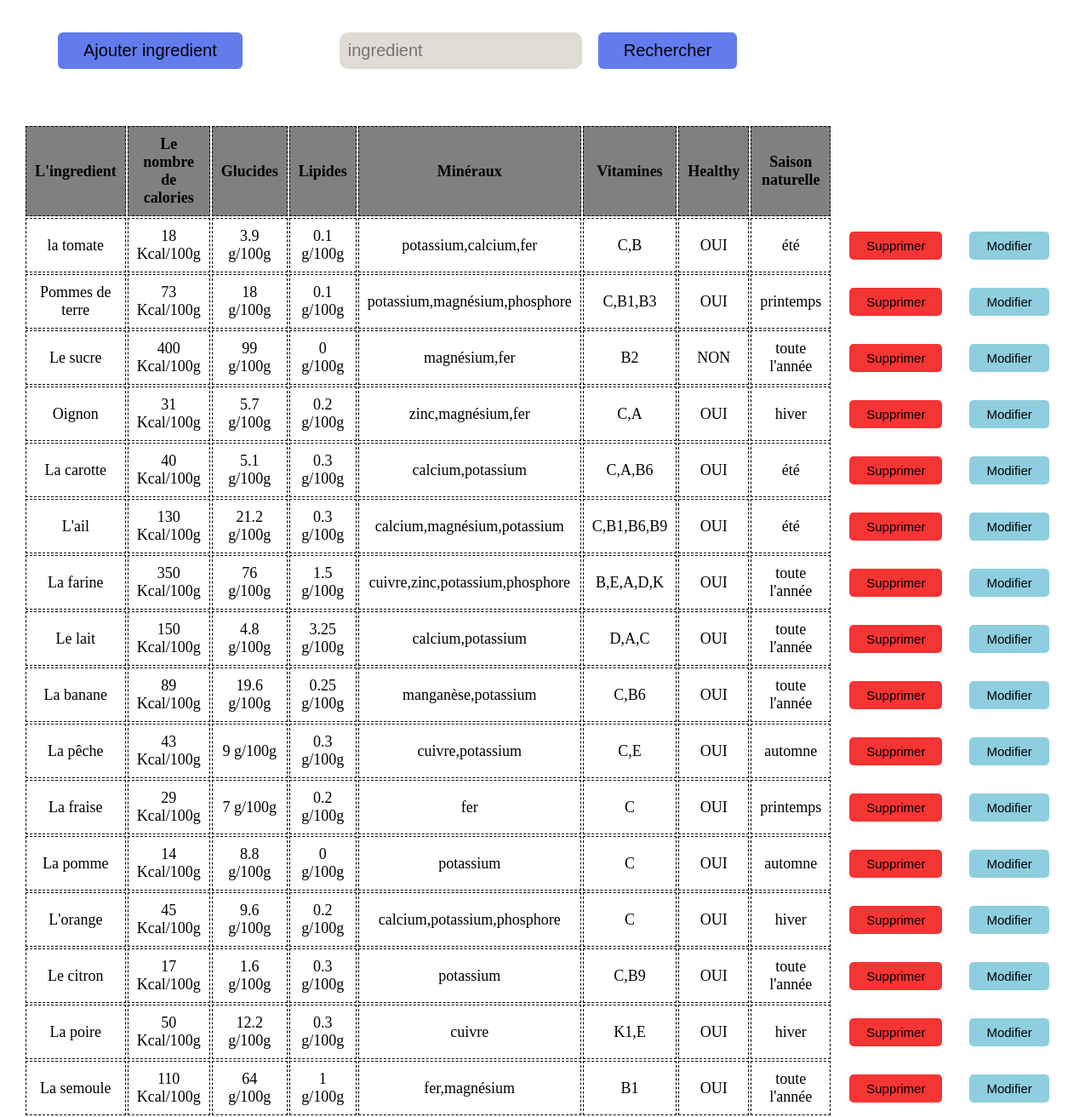
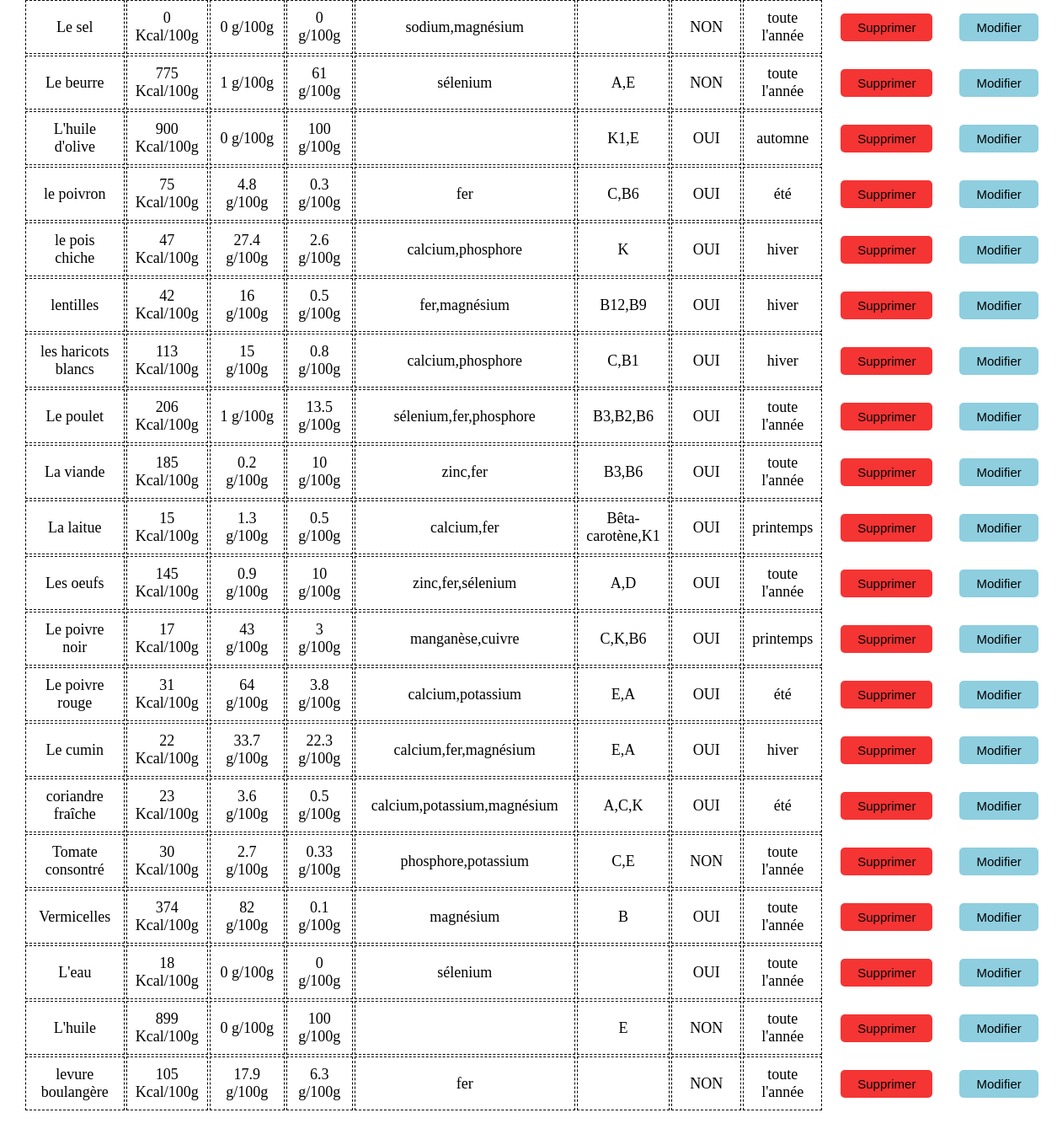
Screenshot of /Routers/gestion_ingredients/Router_gestion_ingredient.php with the database file from the repository (2 pictures, top to bottom).
### tables this page shows
CREATE TABLE IF NOT EXISTS `ingredient` (
  `id_ingredient` int(11) NOT NULL AUTO_INCREMENT,
  `name` varchar(20) NOT NULL,
  `healthy` tinyint(1) NOT NULL,
  `proportion` float(7,2) DEFAULT NULL,
  `calories` int(12) NOT NULL,
  PRIMARY KEY (`id_ingredient`)
);

CREATE TABLE IF NOT EXISTS `info` (
  `id_info` int(11) NOT NULL AUTO_INCREMENT,
  `glucides` float(7,2) DEFAULT NULL,
  `lipides` float(7,2) DEFAULT NULL,
  `minéraux` varchar(50) DEFAULT NULL,
  `vitamines` varchar(50) DEFAULT NULL,
  `id_ingredient` int(11) NOT NULL,
  PRIMARY KEY (`id_info`),
  KEY `id_ingredient` (`id_ingredient`)
);

CREATE TABLE IF NOT EXISTS `saison` (
  `id_saison` int(11) NOT NULL AUTO_INCREMENT,
  `name` varchar(20) NOT NULL,
  PRIMARY KEY (`id_saison`)
);

### controlers/controler.php (called while the page is built, shortened)
<?php
require_once("../../vues/user/Accueil.php");
require_once("../../vues/admin/gestion_ingredient.php");
require_once("../../models/model.php");
class Controler{
    public function afficher_gestion_ingredient(){
        $c=new gestion_ingredient();
    $c->afficher_gestion_ingredient();
    }
    public function get_all_ingredients($recherche){
        $c= new model();
        $res=$c->get_all_ingredients($recherche);
        return $res;
    }
    public function get_info_ingredient($id_ingredient){
        $c= new model();
        $res=$c->get_info_ingredient($id_ingredient);
        return $res;
    }
    public function get_saison_of_ingredient($id_ingredient){
        $c= new model();
        $res=$c->get_saison_of_ingredient($id_ingredient);
        return $res;
    }
}

### Routers/gestion_ingredients/Router_gestion_ingredient.php (called while the page is built, shortened)
<?php
require_once('../../controlers/controler.php');
$c= new Controler();
$c->afficher_gestion_ingredient();
?>

### models/model.php (called while the page is built, shortened)
<?php
require_once('../../controlers/controler.php');
class model{
    private $host="localhost";
    private $dbname="TDW";
    private $username="root";
    private $password="";
    private function connection($host,$dbname,$username,$password){
        try {
            $conn = new PDO("mysql:host=$host;dbname=$dbname;",$username,$password);
            $conn->exec("SET NAMES utf8mb4");
        } catch (Exception $ex) {
         echo $ex->getMessage();
        }
        return $conn;
    }
    public function get_all_ingredients($recherche){
        $conn=$this->connection($this->host,$this->dbname,$this->username,$this->password);
        if($recherche==NULL) $request=$conn->prepare("select * from ingredient");
        else{
            $request=$conn->prepare("select * from ingredient WHERE name like '%$recherche%'");
        }
        $request->execute();
          $res=$request->fetchAll(PDO::FETCH_ASSOC);
          return $res;
    }
    public function get_info_ingredient($id_ingredient){
        $conn=$this->connection($this->host,$this->dbname,$this->username,$this->password);
        $request=$conn->prepare("select * from info WHERE id_ingredient=:id");
        $request->bindParam("id",$id_ingredient);
        $request->execute();
          $res=$request->fetchAll(PDO::FETCH_ASSOC);
          return $res;
    }
    public function get_saison_of_ingredient($id_ingredient){
        $conn=$this->connection($this->host,$this->dbname,$this->username,$this->password);
        $request=$conn->prepare("select saison.* from saison JOIN apartenir_saison ON saison.id_saison=apartenir_saison.id_saison and apartenir_saison.id_ingredient=:id");
        $request->bindParam("id",$id_ingredient);
        $request->execute();
        $res=$request->fetchAll(PDO::FETCH_ASSOC);
          return $res;
    }
}

### vues/admin/gestion_ingredient.php (the view, shortened to what this page needs)
<?php
require_once('../../vues/user/Accueil.php');
require_once('../../controlers/controler.php');
class gestion_ingredient{
    private function rechercher_ingredient(){
        ?>
        <button class="log" id="aj">Ajouter ingredient</button>
        <form method="post" id="formrech_ing">
         <div class="addfirst">
          <input name="ingredient" class="firstcolumn" type="text" maxlength="25" placeholder="ingredient">
          <input type="submit" value="Rechercher" class="log" name="Rechercher_ing">
          </div>
    </form>
          <?php
    }
    private function info($rechrche){
        ?>
        <div class="cont_tab">
        <table class="tableau" >
        <thead >
            <?php
             $c=new Controler();
             $res=$c->get_all_ingredients($rechrche);
             if(count($res)==0){
                echo '<h1>Aucun Résultat</h1>';
             }
             else {
                ?>
                <tr class="premierRow">
                <th scope="col" class="grey">L'ingredient</th>
                <th scope="col" class="grey">Le nombre de calories</th>
                <th scope="col" class="grey">Glucides</th>
                <th scope="col" class="grey">Lipides</th>
                <th scope="col" class="grey">Minéraux</th>
                <th scope="col" class="grey">Vitamines</th>
                <th scope="col" class="grey">Healthy</th>
                <th scope="col" class="grey">Saison naturelle</th>
                <th scope="col" class="hid"></th>
                <th scope="col" class="hid"></th>
            </tr>
            <?php
             }
            ?>
        </thead>
        <tbody class="tbody2">
        <?php
         for ($i = 0; $i <count($res); $i++) {
            $info=$c->get_info_ingredient($res[$i]["id_ingredient"]);
            $saison=$c->get_saison_of_ingredient($res[$i]["id_ingredient"]);
            if($res[$i]["healthy"]==TRUE){
                $healthy="OUI";
            }
            else{
                $healthy="NON";
            }
            if(count($saison)==0) $s="toute l'année";
            else $s=$saison[0]["name"];
            echo '<tr>
            <td >'.$res[$i]["name"].'</td>
            <td >'.$res[$i]["calories"].' Kcal/100g</td>
            <td >'.$info[0]["glucides"].' g/100g</td>
            <td >'.$info[0]["lipides"].' g/100g</td>
            <td >'.$info[0]["minéraux"].'</td>
            <td >'.$info[0]["vitamines"].'</td>
            <td >'.$healthy.'</td>
            <td >'.$s.'</td>
            <td hidden> '.$res[$i]["proportion"].'</td>
            <td class="hid"><form method="post" id="form_sup">
            <div class="addfirst">
             <input name="sup_ingredient" class="firstcolumn" value="'.$res[$i]["id_ingredient"].'" type="text" maxlength="25" placeholder="ingredient" hidden>
             <input type="submit" value="Supprimer" class="sup" name="sup_ing">
             </div>
       </form></td>
       <td class="hid"><form method="post" id="form_mod" class="form_modifier">
            <div class="addfirst">
             <input name="mod_ingredient" class="firstcolumn" value="'.$res[$i]["id_ingredient"].'" type="text" maxlength="25" placeholder="ingredient" hidden>
             <input type="submit" value="Modifier" class="mod" name="mod_ing">
             </div>
       </form></td>
        </tr>
        ';
         }
         ?>
        </tbody>
       </table>
        </div>
        <?php
    }
       ?>
        <?php
    public function afficher_gestion_ingredient(){
        ?>
        <!DOCTYPE html>
            <html>
        <body>
            <?php
            $this->rechercher_ingredient();
            if(isset($_POST["Rechercher_ing"])){
                $this->info($_POST["ingredient"]);
            }
            else $this->info(NULL);
            ?>
            </body>
            </html>
            <?php
    }
}

### Routers/gestion_ingredients/master_gestion_ingredient.css (style rules this page uses)
.tableau td,.tableau th { text-align: center; padding: 10px 10px; }
.tableau td,.tableau th { font-size: 18px; }
.grey { background-color: gray; }
.tableau { margin: 35px auto 150px auto; }
.firstcolumn { padding: 10px 10px; border: 0; border-radius: 10px; font-size:20px; background-color: rgb(224, 219, 212); margin-left: 10px; }
.log,.annuler { padding: 10px 30px; border: 0; border-radius: 6px; cursor: pointer; font-size:20px; margin-left: 15px; }
.log { background-color: rgb(98, 124, 238); }
#formrech_ing { text-align: center; margin: 30px 100px; }
#aj,#formrech_ing { display: inline-block; }
#aj { margin-left: 60px; }
.cont_tab { padding-left: 20px; padding-right: 20px; }
.sup,.mod { padding: 8px 20px; border: 0; border-radius: 5px; cursor: pointer; font-size:15px; margin-left: 10px; }
.sup { background-color: rgb(245, 52, 52); }
.mod { background-color: rgb(142, 206, 223); }
.hid { border: 0px; }
.tableau th:not(.hid),.tableau td:not(.hid) { border: 1px; border-style: dashed; }

### rows the page displays
ingredient: name "la tomate", calories "18", info.glucides "3.9", info.lipides "0.1", info.minéraux "potassium,calcium,fer", info.vitamines "C,B", healthy "OUI", saison.name "été"
ingredient: name "Pommes de terre", calories "73", info.glucides "18", info.lipides "0.1", info.minéraux "potassium,magnésium,phosphore", info.vitamines "C,B1,B3", healthy "OUI", saison.name "printemps"
ingredient: name "Le sucre", calories "400", info.glucides "99", info.lipides "0", info.minéraux "magnésium,fer", info.vitamines "B2", healthy "NON", s "toute l'année"
ingredient: name "Oignon", calories "31", info.glucides "5.7", info.lipides "0.2", info.minéraux "zinc,magnésium,fer", info.vitamines "C,A", healthy "OUI", saison.name "hiver"
ingredient: name "La carotte", calories "40", info.glucides "5.1", info.lipides "0.3", info.minéraux "calcium,potassium", info.vitamines "C,A,B6", healthy "OUI", saison.name "été"
ingredient: name "L'ail", calories "130", info.glucides "21.2", info.lipides "0.3", info.minéraux "calcium,magnésium,potassium", info.vitamines "C,B1,B6,B9", healthy "OUI", saison.name "été"
ingredient: name "La farine", calories "350", info.glucides "76", info.lipides "1.5", info.minéraux "cuivre,zinc,potassium,phosphore", info.vitamines "B,E,A,D,K", healthy "OUI", s "toute l'année"
ingredient: name "Le lait", calories "150", info.glucides "4.8", info.lipides "3.25", info.minéraux "calcium,potassium", info.vitamines "D,A,C", healthy "OUI", s "toute l'année"
ingredient: name "La banane", calories "89", info.glucides "19.6", info.lipides "0.25", info.minéraux "manganèse,potassium", info.vitamines "C,B6", healthy "OUI", s "toute l'année"
ingredient: name "La pêche", calories "43", info.glucides "9", info.lipides "0.3", info.minéraux "cuivre,potassium", info.vitamines "C,E", healthy "OUI", saison.name "automne"
ingredient: name "La fraise", calories "29", info.glucides "7", info.lipides "0.2", info.minéraux "fer", info.vitamines "C", healthy "OUI", saison.name "printemps"
ingredient: name "La pomme", calories "14", info.glucides "8.8", info.lipides "0", info.minéraux "potassium", info.vitamines "C", healthy "OUI", saison.name "automne"
ingredient: name "L'orange", calories "45", info.glucides "9.6", info.lipides "0.2", info.minéraux "calcium,potassium,phosphore", info.vitamines "C", healthy "OUI", saison.name "hiver"
ingredient: name "Le citron", calories "17", info.glucides "1.6", info.lipides "0.3", info.minéraux "potassium", info.vitamines "C,B9", healthy "OUI", s "toute l'année"
ingredient: name "La poire", calories "50", info.glucides "12.2", info.lipides "0.3", info.minéraux "cuivre", info.vitamines "K1,E", healthy "OUI", saison.name "hiver"
ingredient: name "La semoule", calories "110", info.glucides "64", info.lipides "1", info.minéraux "fer,magnésium", info.vitamines "B1", healthy "OUI", s "toute l'année"
ingredient: name "Le sel", calories "0", info.glucides "0", info.lipides "0", info.minéraux "sodium,magnésium", healthy "NON", s "toute l'année"
ingredient: name "Le beurre", calories "775", info.glucides "1", info.lipides "61", info.minéraux "sélenium", info.vitamines "A,E", healthy "NON", s "toute l'année"
ingredient: name "L'huile d'olive", calories "900", info.glucides "0", info.lipides "100", info.vitamines "K1,E", healthy "OUI", saison.name "automne"
ingredient: name "le poivron", calories "75", info.glucides "4.8", info.lipides "0.3", info.minéraux "fer", info.vitamines "C,B6", healthy "OUI", saison.name "été"
ingredient: name "le pois chiche", calories "47", info.glucides "27.4", info.lipides "2.6", info.minéraux "calcium,phosphore", info.vitamines "K", healthy "OUI", saison.name "hiver"
ingredient: name "lentilles", calories "42", info.glucides "16", info.lipides "0.5", info.minéraux "fer,magnésium", info.vitamines "B12,B9", healthy "OUI", saison.name "hiver"
ingredient: name "les haricots blancs", calories "113", info.glucides "15", info.lipides "0.8", info.minéraux "calcium,phosphore", info.vitamines "C,B1", healthy "OUI", saison.name "hiver"
ingredient: name "Le poulet", calories "206", info.glucides "1", info.lipides "13.5", info.minéraux "sélenium,fer,phosphore", info.vitamines "B3,B2,B6", healthy "OUI", s "toute l'année"
ingredient: name "La viande", calories "185", info.glucides "0.2", info.lipides "10", info.minéraux "zinc,fer", info.vitamines "B3,B6", healthy "OUI", s "toute l'année"
ingredient: name "La laitue", calories "15", info.glucides "1.3", info.lipides "0.5", info.minéraux "calcium,fer", info.vitamines "Bêta-carotène,K1", healthy "OUI", saison.name "printemps"
ingredient: name "Les oeufs", calories "145", info.glucides "0.9", info.lipides "10", info.minéraux "zinc,fer,sélenium", info.vitamines "A,D", healthy "OUI", s "toute l'année"
ingredient: name "Le poivre noir", calories "17", info.glucides "43", info.lipides "3", info.minéraux "manganèse,cuivre", info.vitamines "C,K,B6", healthy "OUI", saison.name "printemps"
ingredient: name "Le poivre rouge", calories "31", info.glucides "64", info.lipides "3.8", info.minéraux "calcium,potassium", info.vitamines "E,A", healthy "OUI", saison.name "été"
ingredient: name "Le cumin", calories "22", info.glucides "33.7", info.lipides "22.3", info.minéraux "calcium,fer,magnésium", info.vitamines "E,A", healthy "OUI", saison.name "hiver"
ingredient: name "coriandre fraîche", calories "23", info.glucides "3.6", info.lipides "0.5", info.minéraux "calcium,potassium,magnésium", info.vitamines "A,C,K", healthy "OUI", saison.name "été"
ingredient: name "Tomate consontré", calories "30", info.glucides "2.7", info.lipides "0.33", info.minéraux "phosphore,potassium", info.vitamines "C,E", healthy "NON", s "toute l'année"
ingredient: name "Vermicelles", calories "374", info.glucides "82", info.lipides "0.1", info.minéraux "magnésium", info.vitamines "B", healthy "OUI", s "toute l'année"
ingredient: name "L'eau", calories "18", info.glucides "0", info.lipides "0", info.minéraux "sélenium", healthy "OUI", s "toute l'année"
ingredient: name "L'huile", calories "899", info.glucides "0", info.lipides "100", info.vitamines "E", healthy "NON", s "toute l'année"
ingredient: name "levure boulangère", calories "105", info.glucides "17.9", info.lipides "6.3", info.minéraux "fer", healthy "NON", s "toute l'année"
